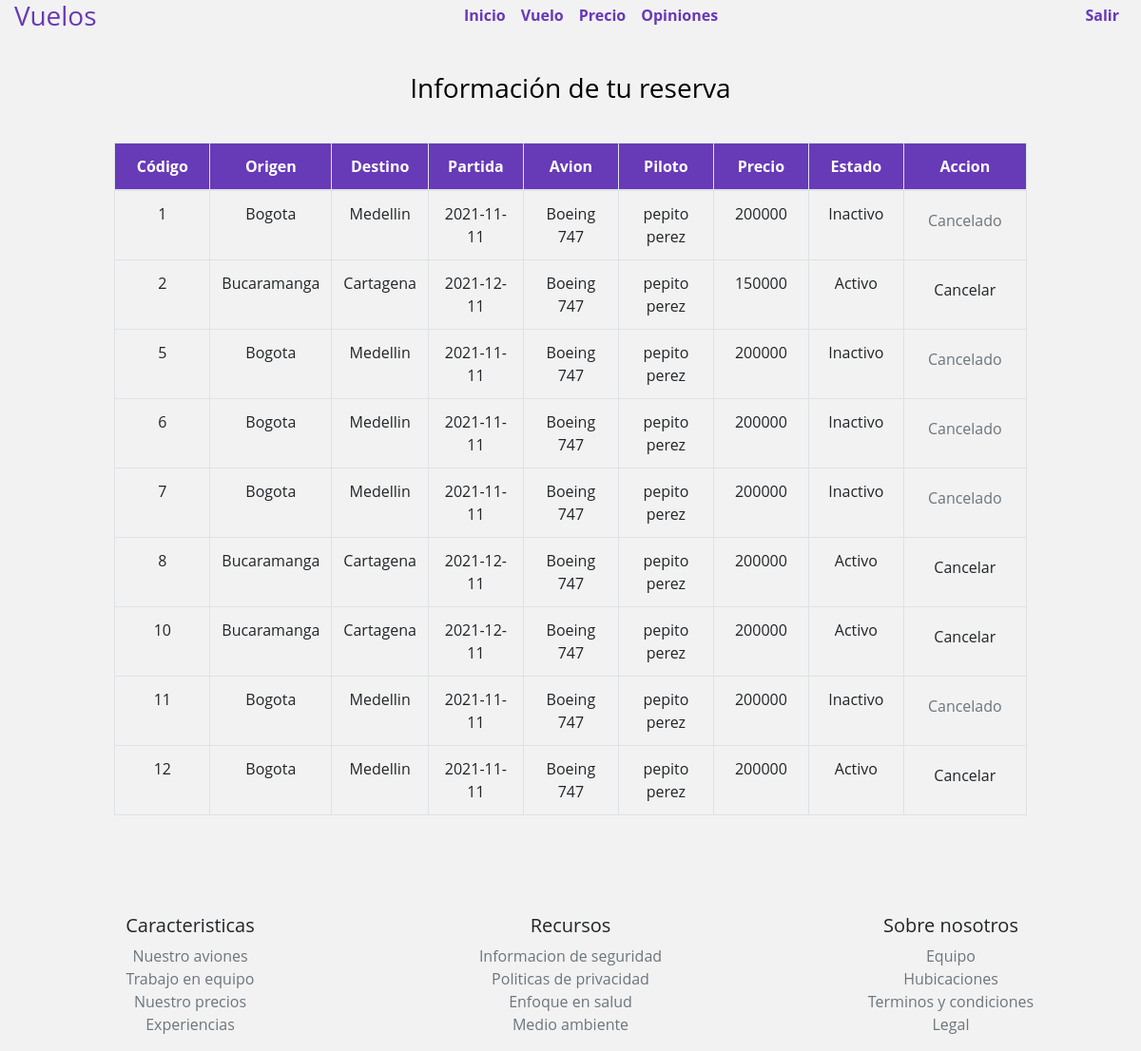
Before: /mis_reservas (signed in) with the older database file.
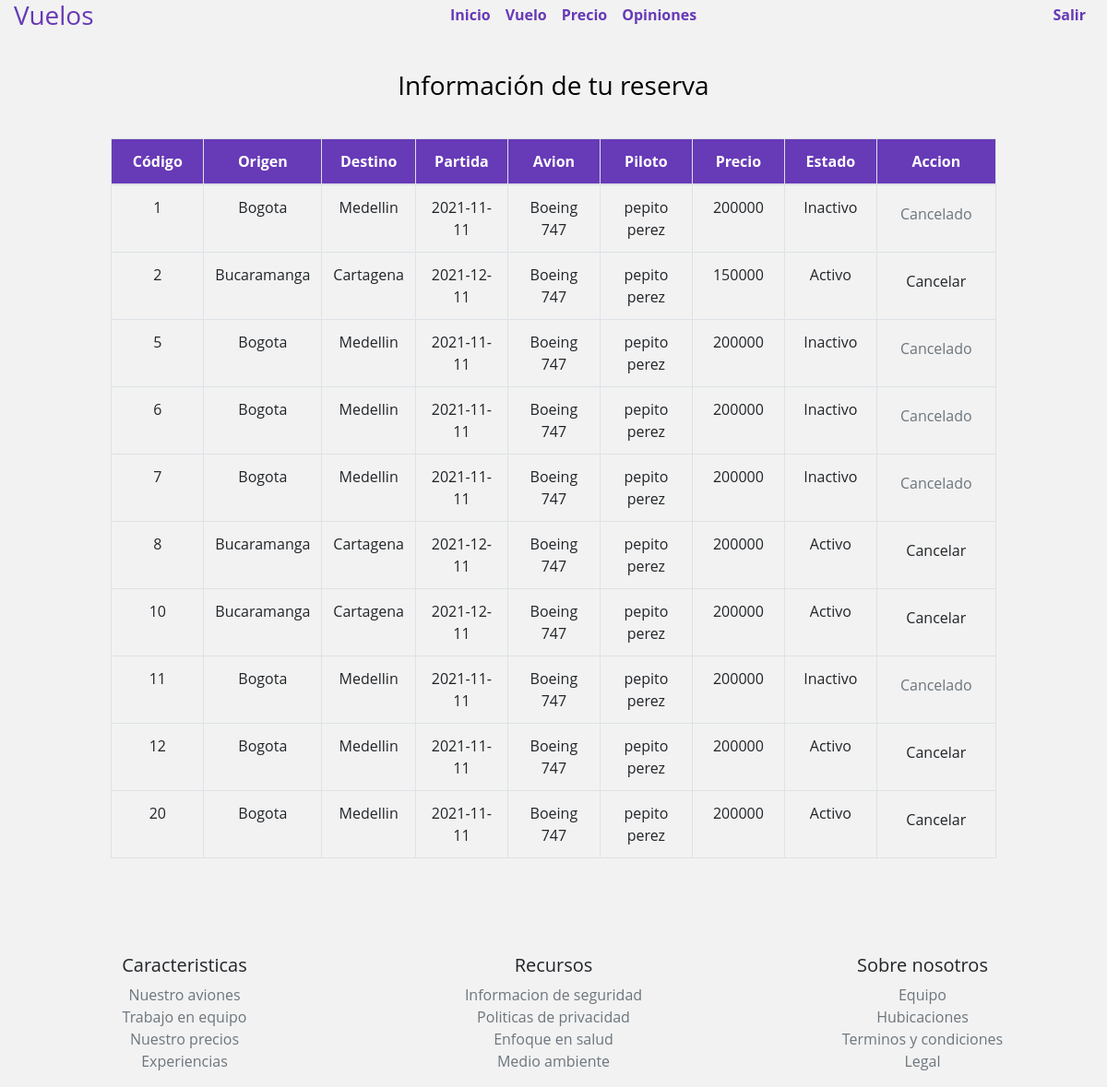
After: the same page with the newer database file.
### tables this page shows
CREATE TABLE tiquetes (id INTEGER PRIMARY KEY AUTOINCREMENT NOT NULL UNIQUE, vuelo INT REFERENCES vuelos (id_vuelo) NOT NULL, precio INT NOT NULL DEFAULT (200000), usuario INT REFERENCES usuarios (id) NOT NULL, clase INT NOT NULL REFERENCES tipo_vuelo (id), estado CHAR (1) NOT NULL DEFAULT A);

CREATE TABLE vuelos (id_vuelo INTEGER PRIMARY KEY AUTOINCREMENT UNIQUE NOT NULL, c_destino VARCHAR (50) NOT NULL, c_salida VARCHAR (50) NOT NULL, avion INT REFERENCES aviones (id_avion) NOT NULL, piloto INTEGER REFERENCES empleados (id_emp) NOT NULL, salida DATETIME NOT NULL, cupos_disp INT NOT NULL, estado CHAR (1) DEFAULT A);

CREATE TABLE aviones (id_avion INTEGER PRIMARY KEY AUTOINCREMENT UNIQUE NOT NULL, modelo VARCHAR (50) NOT NULL, matricula VARCHAR (10) NOT NULL, cant_pasajeros INT NOT NULL, estado CHAR (1) NOT NULL DEFAULT A);

CREATE TABLE usuarios (id INTEGER PRIMARY KEY AUTOINCREMENT NOT NULL UNIQUE, Nombres VARCHAR (100) NOT NULL, Apellidos VARCHAR (100) NOT NULL, usuario VARCHAR (15) NOT NULL UNIQUE, correo VARCHAR (150) NOT NULL UNIQUE, numero CHAR (10) NOT NULL, password VARCHAR (200) NOT NULL, tipo_usuario CHAR DEFAULT c, estado CHAR (1) NOT NULL DEFAULT A);

### app.py (the view)
@app.route('/mis_reservas', methods=['POST', 'GET'])
def mis_reservas():
    if request.method == 'POST':
        id = escape(request.form['cancelar'])
        estado = escape(request.form['estado'])
        if estado == 'A':
            query_update = f'UPDATE tiquetes SET estado = "I" WHERE id = {id}'
            accionb(query_update)
    user_id = session['id']
    query_origen_destino = f'SELECT  tiquetes.id, vuelos.c_salida, vuelos.c_destino, vuelos.salida, aviones.modelo, usuarios.nombres, usuarios.apellidos, tiquetes.precio, tiquetes.estado FROM tiquetes INNER JOIN vuelos ON tiquetes.vuelo=vuelos.id_vuelo INNER JOIN aviones on vuelos.avion = aviones.id_avion INNER JOIN usuarios on vuelos.piloto = usuarios.id WHERE tiquetes.usuario = {user_id}'
    tiquetes = seleccion(query_origen_destino)
    if len(tiquetes) == 0:
        flash('ERROR: obteniendo informacion del tiquete')
    return render_template("mis_reservas.html", pagina='mis_reservas', tiquetes=tiquetes)

### db.py (called while the page is built)
def seleccion(sql) -> list:
    try:
        with sqlite3.connect(URL_DB) as con:
            cur = con.cursor()
            res = cur.execute(sql).fetchall()
    except Exception:
        res = ['0']
    return res

### templates/mis_reservas.html (shortened to what this page needs)
{% extends 'index.html'%}
{% block body%}
<div class="container d-flex flex-column" style="height: 100vh;">
    {% include 'navbar_main.html' %}
    <div class="row d-flex text-center flex-column align-items-center">
        <div class="mis_reservas">
            <h3 class="text_black "> Información de tu reserva </h3>
            <table class="table table-bordered mis_reservas">
                <thead>
                    <tr>
                        <th> Código </th>
                        <th> Origen </th>
                        <th> Destino </th>
                        <th> Partida </th>
                        <th> Avion </th>
                        <th> Piloto </th>
                        <th> Precio </th>
                        <th> Estado </th>
                        <th> Accion </th>
                    </tr>
                </thead>
                <tbody>
                    {% for tiquete in tiquetes%}
                    <tr>
                        <td>{{ tiquete[0] }}</td>
                        <td>{{ tiquete[1] }}</td>
                        <td>{{ tiquete[2] }}</td>
                        <td>{{ tiquete[3] }}</td>
                        <td>{{ tiquete[4] }}</td>
                        <td>{{ tiquete[5] + ' ' + tiquete[6] }}</td>
                        <td>{{ tiquete[7] }}</td>
                        <td>{% if tiquete[8] == 'A' %}
                            {{ 'Activo' }}
                            {% else %}
                            {{ 'Inactivo' }}
                            {% endif %}
                        </td>
                        <td>
                            <form action="{{ url_for('mis_reservas') }}" method="post">
                                {% if tiquete[8] == 'A' %}
                                <button class="btn btn-url" value="{{ tiquete[0] }}" name="cancelar">Cancelar</button>
                                {% else %}
                                <button class="btn btn-url text-decoration-none text-muted">Cancelado</button>
                                {% endif %}
                            </form>
                        </td>
                    </tr>
                    {% endfor %}
                </tbody>
            </table>
        </div>
    </div>
    {% include 'footer.html' %}
</div>
{% endblock %}

Changed rows visible on the page:
added tiquetes: id "20", c_salida "Bogota", c_destino "Medellin", salida "2021-11-11", modelo "Boeing 747", Apellidos "pepito perez", precio "200000", value "Activo"
